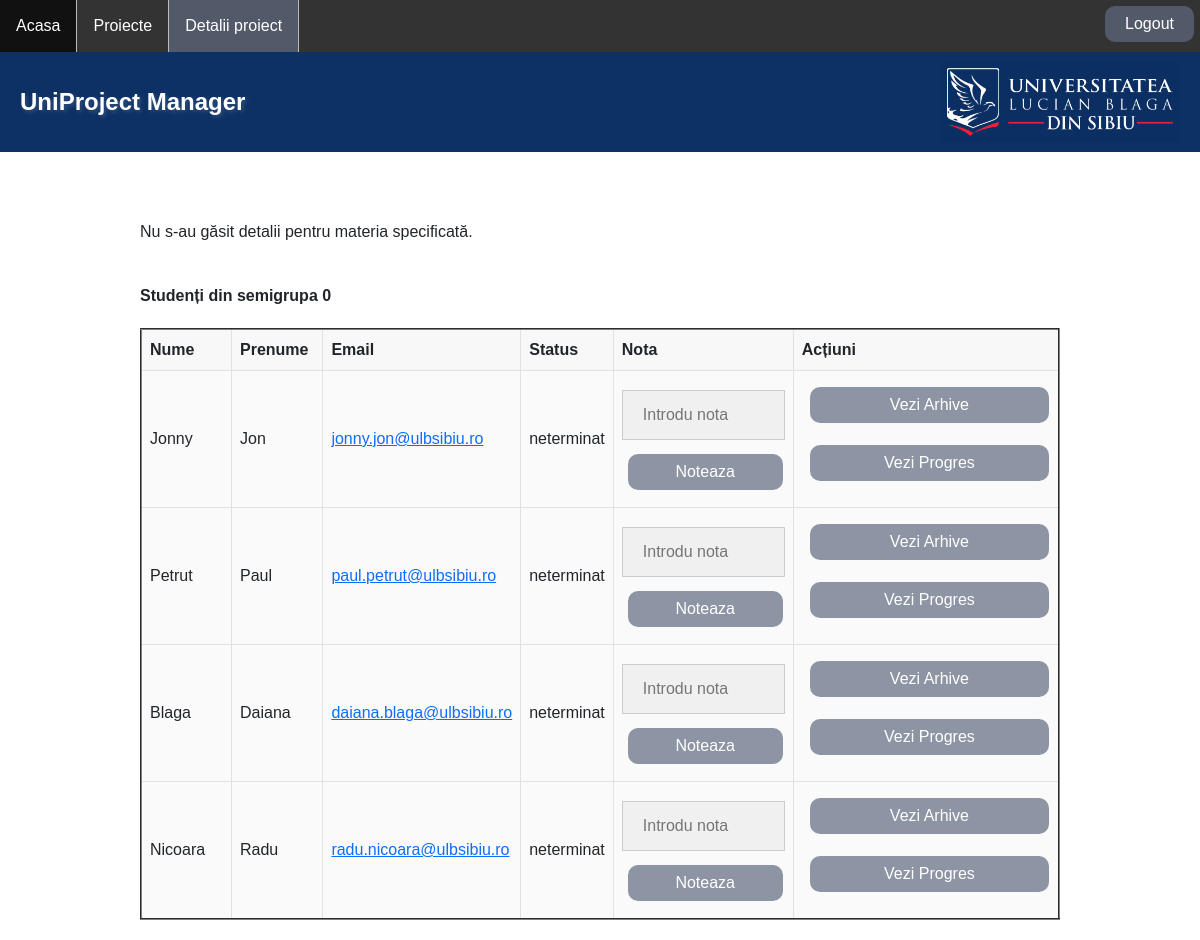
The page /detalii_proiect_prof.php?id_materie=0&id_profesor=0&semigrupa=0 (signed in) on the database its author committed.
### tables this page shows
CREATE TABLE `student` (
  `id_student` int(11) NOT NULL,
  `nume` varchar(250) NOT NULL,
  `prenume` varchar(250) NOT NULL,
  `specializare` int(11) NOT NULL,
  `an` int(11) NOT NULL,
  `email` varchar(500) NOT NULL,
  `grupa` varchar(11) NOT NULL
);

### detalii_proiect_prof.php (the view, shortened to what this page needs)
<!DOCTYPE html>
<html lang="en">
<head>
  <link rel="stylesheet" href="https://cdn.jsdelivr.net/npm/bootstrap@5.3.0/dist/css/bootstrap.min.css">
</head>
<body>
<?php
    require_once "./header_prof_lgd.php"
?>
<?php
include("config.php");
?>
<div style="padding:20px;" class="container mt-5">
    <?php
    if (isset($_GET['id_materie']) && isset($_GET['id_profesor'])) {
        $id_materie = $_GET['id_materie'];
        $id_profesor = $_GET['id_profesor'];
        $semigrupa = $_GET['semigrupa'];
        $sql = "SELECT*
        FROM orar
        CROSS JOIN profesori ON orar.id_profesor=profesori.id_profesor
        CROSS JOIN materi ON orar.id_materie=materi.id_materie
        CROSS JOIN nivele_seri ON orar.id_nivel=nivele_seri.id_ns
        WHERE (profesori.dep='0' OR profesori.dep='1')
            AND orar.id_tip='4'
            AND materi.id_materie = ? ";
        $sql_count = "SELECT COUNT(*) AS numar_studenti FROM student WHERE grupa =$semigrupa";
        $result4 = $db->query($sql_count);
        $developer = mysqli_fetch_assoc($result4);
        $numar_studenti=$developer['numar_studenti'];
        if ($stmt = $db->prepare($sql)) {
            $stmt->bind_param("i", $id_materie);
            $stmt->execute();
            $result_profesori = $stmt->get_result();
            $details = $result_profesori->fetch_assoc();
            if ($details) {
                echo "<div style='text-align: center;'><h2>" . htmlspecialchars($details['materie']). "</h2><br>";
                echo "<span style='margin-right: 16px;'><strong>Profesor:</strong> " . htmlspecialchars($details['nume']) . "</span><br>";
                echo "<span style='margin-right: 16px;'><strong>An de studiu:</strong> " . htmlspecialchars($details['id_an']). "</span>" ;
                echo "<span style='margin-right: 16px;'><strong>Semestru:</strong> " . htmlspecialchars($details['sem']). "</span>";
                echo "<span style='margin-right: 16px;'><strong>Semigrupa:</strong> " . htmlspecialchars($details['nume_ns']). "</span>" ;
                echo "<span style='margin-right: 16px;'><strong>Specializare:</strong> " . htmlspecialchars($specializare) . "</span>";
                echo "<span style='margin-right: 16px;'><strong>Numar studenti:</strong> " . htmlspecialchars($numar_studenti);
                echo "</div>";
              $sql_cerinte = "SELECT id_task, task FROM taskuri WHERE id_materie =$id_materie";
              $result_cerinte = $db->query($sql_cerinte);
              echo "<table border='2' style='width:100%;'>";
              echo "<tr>";
              echo "<th style='width:70%;'>Cerință</th>";
              echo "<th style='width:30%;'>Acțiuni</th>";
              echo "</tr>";
              while ($row = mysqli_fetch_assoc($result_cerinte)) {
                  echo "<tr>";
                  echo "<td style='padding: 10px;'>";
                  echo "<form action='cerinteActions.php?action=edit' method='post' style='margin-bottom: 10px;'>";
                  echo "<input type='text' name='task_nou' value='" . htmlspecialchars($row['task'], ENT_QUOTES) . "' style='width:100%;'>";
                  echo "<td style='padding: 10px;'>";
                  echo "<input type='hidden' name='id_task' value='" . $row['id_task'] . "'>";
                  echo "<input type='hidden' name='id_materie' value='" . $id_materie . "'>";
                  echo "<input type='hidden' name='id_profesor' value='" . $id_profesor . "'>";
                  echo "<input type='hidden' name='semigrupa' value='" . $semigrupa . "'>";
                  echo "<button type='submit' style='width: 100%;'>Editează</button>";
                  echo "</form> ";
                  echo "<form action='cerinteActions.php?action=delete' method='post'>";
                  echo "<input type='hidden' name='id_task' value='" . $row['id_task'] . "'>";
                  echo "<input type='hidden' name='id_materie' value='" . $id_materie . "'>";
                  echo "<input type='hidden' name='id_profesor' value='" . $id_profesor . "'>";
                  echo "<input type='hidden' name='semigrupa' value='" . $semigrupa . "'>";
                  echo "<button type='submit' style='width: 100%;' onclick='return confirm(\"Ești sigur că vrei să ștergi această cerință?\");'>Șterge</button>";
                  echo "</form>";
                  echo "</td>";
                  echo "</td>";
                  echo "</tr>";
              }
                  echo "<tr>";
                  echo "<td style='padding: 10px;'>";
                  echo "<form action='cerinteActions.php?action=add' method='post'>";
                  echo "<input type='text' name='task_nou' placeholder='Introdu o nouă cerință'>";
                  echo "<input type='hidden' name='id_materie' value='" . $id_materie . "'>";
                  echo "<input type='hidden' name='id_profesor' value='" . $id_profesor . "'>";
                  echo "<input type='hidden' name='semigrupa' value='" . $semigrupa . "'>";
                  echo "<td><button type='submit'>Adaugă Cerință</button></td>";
                  echo "</form>";
                  echo "</td>";
                  echo "</tr>";
              echo "</table>";
            ?>
            <?php
            }
            else {
                echo "<p>Nu s-au găsit detalii pentru materia specificată.</p>";
            }
            echo "<br>";
            echo "<b>Studenți din semigrupa " . htmlspecialchars($semigrupa) . "</b>";
            $sql_students = "SELECT s.id_student, s.nume, s.prenume, s.email, u.id_user, n.nota, n.terminat
                        FROM student s
                        LEFT JOIN users u ON s.email = u.email
                        LEFT JOIN note n ON s.id_student = n.id_student AND n.id_materie =$id_materie
                        WHERE s.grupa =$semigrupa";
            if ($stmt_students = $db->prepare($sql_students)) {
                $stmt_students->execute();
                $result_students = $stmt_students->get_result();
              echo "<table border='2' style='width: 100%;'>";
              echo "<tr>";
              echo "<th style='width: 10%;'>Nume</th>";
              echo "<th style='width: 10%;'>Prenume</th>";
              echo "<th style='width: 20%;'>Email</th>";
              echo "<th style='width: 10%;'>Status</th>";
              echo "<th style='width: 20%;'>Nota</th>";
              echo "<th style='width: 30%;'>Acțiuni</th>";
              echo "</tr>";
              while ($row_student = $result_students->fetch_assoc()) {
                  echo "<tr>";
                  echo "<td>" . htmlspecialchars($row_student['nume']) . "</td>";
                  echo "<td>" . htmlspecialchars($row_student['prenume']) . "</td>";
                  echo "<td><a href='mailto:" . htmlspecialchars($row_student['email']) . "'>" . htmlspecialchars($row_student['email']) . "</a></td>";
                  $status = htmlspecialchars($row_student['terminat']) == 1 ? 'terminat' : 'neterminat';
                  echo "<td>" . $status . "</td>";
                  if (isset($row_student['nota']) && !empty($row_student['nota'])) {
                          echo "<td style='text-align:center;'>" . htmlspecialchars($row_student['nota']);
                          echo "<form action='note_action.php' method='post'>";
                          echo "<input type='hidden' name='id_student' value='" . $row_student['id_student'] . "'>";
                          echo "<input type='hidden' name='id_materie' value='" . $id_materie . "'>";
                          echo "<input type='hidden' name='id_profesor' value='" . $id_profesor . "'>";
                          echo "<input type='hidden' name='semigrupa' value='" . $semigrupa . "'>";
                          echo "<input type='text' name='nota' placeholder='Introdu nota'>";
                          echo "<button type='submit' style='width: 95%;'>Noteaza</button>";
                          echo "</form></td>";
                  } else {
                      if (!empty($row_student['id_user'])) {
                          echo "<td style='text-align:center;'><form action='note_action.php' method='post'>";
                          echo "<input type='text' name='nota' placeholder='Introdu nota'>";
                          echo "<button type='submit' style='width: 95%;'>Noteaza</button>";
                          echo "</form></td>";
                      } else {
                          echo "<td></td>";
                          echo "<td style='text-align:center;'>N/A</td>";
                      }
                  }
                  echo "<td style='padding: 10px;'>";
                  if (!empty($row_student['id_user'])) {
                      echo "<form action='' method='post' style='margin-bottom: 10px;'>";
                      echo "<button type='submit' name='arhive' style='width: 98%;'>Vezi Arhive</button>";
                      echo "</form>";
                      echo "<form action='' method='post' style='margin-bottom: 10px;'>";
                      echo "<button type='submit'name='progres' style='width: 98%;'>Vezi Progres</button>";
                      echo "</form>";
                  } else {
                      echo "<span style='background-color: #ccc; padding: 5px; display: block; width: 100%; text-align: center;'>N/A</span>";
                  }
                  echo "</td>";
                  echo "</tr>";
              }
              echo "</table>";
            } else {
                echo "<p>Eroare la pregătirea interogării pentru studenți.</p>";
            }
        }
  }
    ?>
</div>
</body>
</html>

### style.css (style rules this page uses)
.container { width: 80%; margin: 0 auto; }

### header.css (style rules this page uses)
body { font-family: Arial, Helvetica, sans-serif; }
input[type=text], input[type=password] { width: 100%; padding: 12px 20px; margin: 8px 0; display: inline-block; border: 1px solid #ccc; box-sizing: border-box; background-color: #f0f0f0; }
button { background-color: #606c81b3; color: white; padding: 6px 20px; margin: 6px 6px; border: none; cursor: pointer; width: 100%; border-radius: 10px; }
.container { padding: 16px; }

### detalii_proiect_prof.php (style rules this page uses)
table { width: 100%; background-color: #ffffff; border-collapse: collapse; margin-top: 20px; }
th, td { border: 1px solid #dee2e6; padding: 8px; text-align: left; }
th { background-color: #f8f8f8; }
td { background-color: #FAFAFA; }

### rows shown on the page
student: nume "Jonny", prenume "Jon", email "jonny.jon@ulbsibiu.ro", status "neterminat"
student: nume "Petrut", prenume "Paul", email "paul.petrut@ulbsibiu.ro", status "neterminat"
student: nume "Blaga", prenume "Daiana", email "daiana.blaga@ulbsibiu.ro", status "neterminat"
student: nume "Nicoara", prenume "Radu", email "radu.nicoara@ulbsibiu.ro", status "neterminat"

### other values the page prints
$semigrupa "0"
